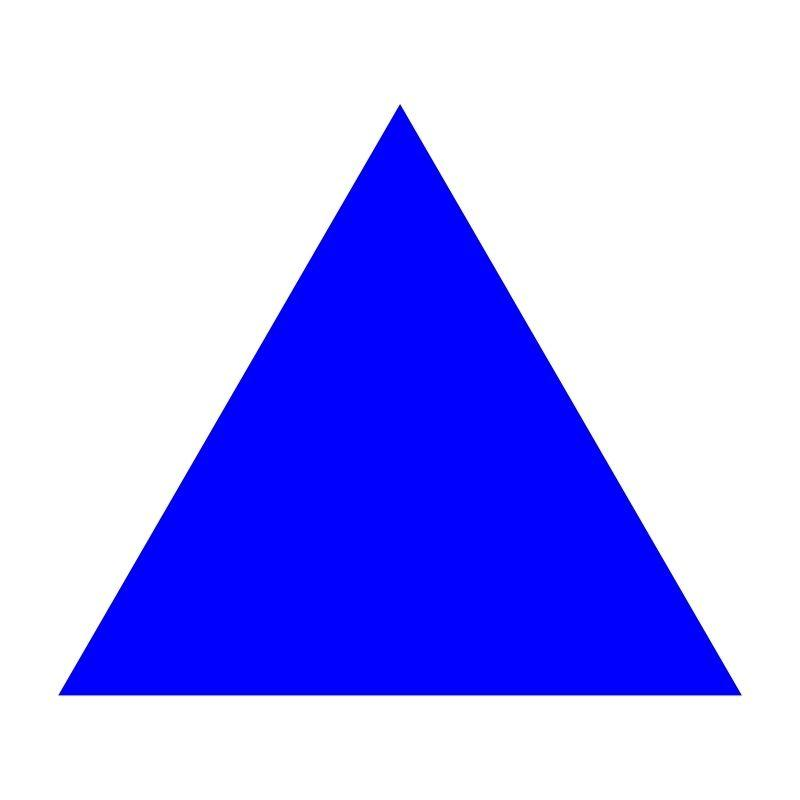
#> input picture OpenCV/flecha.jpg, 800 x 800 px; the run also reads 1 picture not shown here
$ python pruebaFlecha.py
#> lines starting #> are read from the running program, lines starting #| are printed output that depends on the picture
import cv2

image = cv2.imread('flecha.jpg')
#> image is the input picture: shape (800, 800, 3); mean B, G, R 253.8, 174.4, 174.4
height, width = image.shape[:2]
#> height = 800; width = 800
cv2.imshow('Original image', image)

for i in range(360, 0, -1):

    center = (width/2, height/2)
#> center = (400, 400)

    # using cv2.getRotationMatrix2D() to get the rotation matrix
    rotate_matrix = cv2.getRotationMatrix2D(center=center, angle=90, scale=1)

    # rotate the image using cv2.warpAffine
    rotated_image = cv2.warpAffine(src=image, M=rotate_matrix, dsize=(width, height))
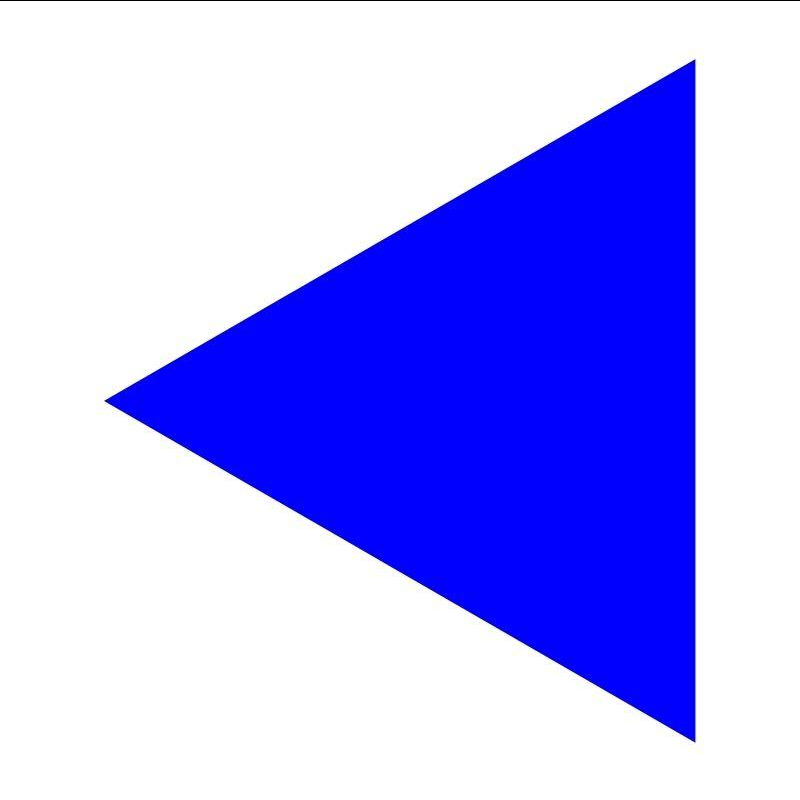
#> rotated_image: shape (800, 800, 3); mean B, G, R 253.5, 174.1, 174.1

    # save the rotated image to disk
    cv2.imwrite('rotated_image.jpg', rotated_image)

    # Create a video capture object, in this case we are reading the video from a file
    vid_capture = cv2.VideoCapture('rotated_image.jpg')

    # Obtain frame size information using get() method
    frame_width = int(vid_capture.get(3))
    frame_height = int(vid_capture.get(4))
    frame_size = (frame_width,frame_height)
    fps = 20

    # Initialize video writer object
    output = cv2.VideoWriter('Prueba1.mp4', cv2.VideoWriter_fourcc('M','J','P','G'), 20, frame_size)

    while(vid_capture.isOpened()):
        # vid_capture.read() methods returns a tuple, first element is a bool
        # and the second is frame
        ret, frame = vid_capture.read()
        if ret == True:
            output.write(frame)
            cv2.imshow('Frame',frame)
            # 20 is in milliseconds, try to increase the value, say 50 and observe
            key = cv2.waitKey(20)
#> (key q is pressed here)

        if key == ord('q'):
            cv2.imwrite('ultimoframe.jpg', frame)
            break
        else:
            break

# Release the video capture object
#vid_capture.release()
output.release()
cv2.destroyAllWindows()
